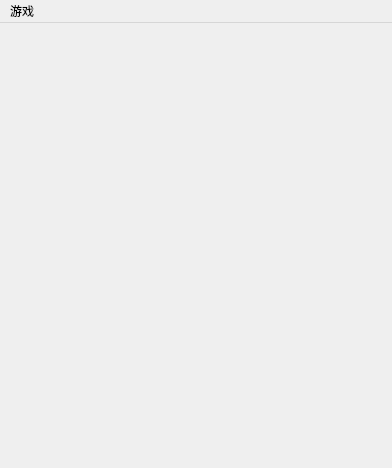
<?xml version="1.0" encoding="UTF-8"?>
<ui version="4.0">
 <class>MainWindow</class>
 <widget class="QMainWindow" name="MainWindow">
  <property name="enabled">
   <bool>true</bool>
  </property>
  <property name="geometry">
   <rect>
    <x>0</x>
    <y>0</y>
    <width>392</width>
    <height>468</height>
   </rect>
  </property>
  <property name="cursor">
   <cursorShape>ArrowCursor</cursorShape>
  </property>
  <property name="windowTitle">
   <string>bibibi的象棋</string>
  </property>
  <property name="layoutDirection">
   <enum>Qt::LeftToRight</enum>
  </property>
  <widget class="QWidget" name="centralWidget">
   <widget class="QLabel" name="board">
    <property name="geometry">
     <rect>
      <x>0</x>
      <y>-10</y>
      <width>391</width>
      <height>491</height>
     </rect>
    </property>
    <property name="text">
     <string/>
    </property>
    <property name="pixmap">
     <pixmap resource="chesspic.qrc">:/board/pic/board.png</pixmap>
    </property>
    <property name="scaledContents">
     <bool>true</bool>
    </property>
   </widget>
   <widget class="QLabel" name="b_chess1">
    <property name="geometry">
     <rect>
      <x>0</x>
      <y>0</y>
      <width>44</width>
      <height>44</height>
     </rect>
    </property>
    <property name="text">
     <string/>
    </property>
    <property name="pixmap">
     <pixmap resource="chesspic.qrc">:/board/pic/qipan_hei_che.png</pixmap>
    </property>
    <property name="scaledContents">
     <bool>true</bool>
    </property>
    <property name="row" stdset="0">
     <number>0</number>
    </property>
    <property name="rank" stdset="0">
     <number>0</number>
    </property>
   </widget>
   <widget class="QLabel" name="b_chess2">
    <property name="geometry">
     <rect>
      <x>44</x>
      <y>0</y>
      <width>44</width>
      <height>44</height>
     </rect>
    </property>
    <property name="text">
     <string/>
    </property>
    <property name="pixmap">
     <pixmap resource="chesspic.qrc">:/board/pic/qipan_hei_ma.png</pixmap>
    </property>
    <property name="scaledContents">
     <bool>true</bool>
    </property>
    <property name="row" stdset="0">
     <number>1</number>
    </property>
    <property name="rank" stdset="0">
     <number>0</number>
    </property>
   </widget>
   <widget class="QLabel" name="b_chess9">
    <property name="geometry">
     <rect>
      <x>352</x>
      <y>0</y>
      <width>44</width>
      <height>44</height>
     </rect>
    </property>
    <property name="text">
     <string/>
    </property>
    <property name="pixmap">
     <pixmap resource="chesspic.qrc">:/board/pic/qipan_hei_che.png</pixmap>
    </property>
    <property name="scaledContents">
     <bool>true</bool>
    </property>
    <property name="row" stdset="0">
     <number>8</number>
    </property>
    <property name="rank" stdset="0">
     <number>0</number>
    </property>
   </widget>
   <widget class="QLabel" name="b_chess8">
    <property name="geometry">
     <rect>
      <x>308</x>
      <y>0</y>
      <width>44</width>
      <height>44</height>
     </rect>
    </property>
    <property name="text">
     <string/>
    </property>
    <property name="pixmap">
     <pixmap resource="chesspic.qrc">:/board/pic/qipan_hei_ma.png</pixmap>
    </property>
    <property name="scaledContents">
     <bool>true</bool>
    </property>
    <property name="row" stdset="0">
     <number>7</number>
    </property>
    <property name="rank" stdset="0">
     <number>0</number>
    </property>
   </widget>
   <widget class="QLabel" name="b_chess3">
    <property name="geometry">
     <rect>
      <x>88</x>
      <y>0</y>
      <width>44</width>
      <height>44</height>
     </rect>
    </property>
    <property name="text">
     <string/>
    </property>
    <property name="pixmap">
     <pixmap resource="chesspic.qrc">:/board/pic/qipan_hei_xiang.png</pixmap>
    </property>
    <property name="scaledContents">
     <bool>true</bool>
    </property>
    <property name="row" stdset="0">
     <number>2</number>
    </property>
    <property name="rank" stdset="0">
     <number>0</number>
    </property>
   </widget>
   <widget class="QLabel" name="b_chess7">
    <property name="geometry">
     <rect>
      <x>264</x>
      <y>0</y>
      <width>44</width>
      <height>44</height>
     </rect>
    </property>
    <property name="text">
     <string/>
    </property>
    <property name="pixmap">
     <pixmap resource="chesspic.qrc">:/board/pic/qipan_hei_xiang.png</pixmap>
    </property>
    <property name="scaledContents">
     <bool>true</bool>
    </property>
    <property name="row" stdset="0">
     <number>6</number>
    </property>
    <property name="rank" stdset="0">
     <number>0</number>
    </property>
   </widget>
   <widget class="QLabel" name="b_chess4">
    <property name="geometry">
     <rect>
      <x>132</x>
      <y>0</y>
      <width>44</width>
      <height>44</height>
     </rect>
    </property>
    <property name="text">
     <string/>
    </property>
    <property name="pixmap">
     <pixmap resource="chesspic.qrc">:/board/pic/qipan_hei_shi.png</pixmap>
    </property>
    <property name="scaledContents">
     <bool>true</bool>
    </property>
    <property name="row" stdset="0">
     <number>3</number>
    </property>
    <property name="rank" stdset="0">
     <number>0</number>
    </property>
   </widget>
   <widget class="QLabel" name="b_chess6">
    <property name="geometry">
     <rect>
      <x>220</x>
      <y>0</y>
      <width>44</width>
      <height>44</height>
     </rect>
    </property>
    <property name="text">
     <string/>
    </property>
    <property name="pixmap">
     <pixmap resource="chesspic.qrc">:/board/pic/qipan_hei_shi.png</pixmap>
    </property>
    <property name="scaledContents">
     <bool>true</bool>
    </property>
    <property name="row" stdset="0">
     <number>5</number>
    </property>
    <property name="rank" stdset="0">
     <number>0</number>
    </property>
   </widget>
   <widget class="QLabel" name="b_chess5">
    <property name="geometry">
     <rect>
      <x>176</x>
      <y>0</y>
      <width>44</width>
      <height>44</height>
     </rect>
    </property>
    <property name="text">
     <string/>
    </property>
    <property name="pixmap">
     <pixmap resource="chesspic.qrc">:/board/pic/qipan_hei_shuai.png</pixmap>
    </property>
    <property name="scaledContents">
     <bool>true</bool>
    </property>
    <property name="row" stdset="0">
     <number>4</number>
    </property>
    <property name="rank" stdset="0">
     <number>0</number>
    </property>
   </widget>
   <widget class="QLabel" name="b_chess10">
    <property name="geometry">
     <rect>
      <x>44</x>
      <y>88</y>
      <width>44</width>
      <height>44</height>
     </rect>
    </property>
    <property name="text">
     <string/>
    </property>
    <property name="pixmap">
     <pixmap resource="chesspic.qrc">:/board/pic/qipan_hei_pao.png</pixmap>
    </property>
    <property name="scaledContents">
     <bool>true</bool>
    </property>
    <property name="row" stdset="0">
     <number>1</number>
    </property>
    <property name="rank" stdset="0">
     <number>2</number>
    </property>
   </widget>
   <widget class="QLabel" name="b_chess11">
    <property name="geometry">
     <rect>
      <x>308</x>
      <y>88</y>
      <width>44</width>
      <height>44</height>
     </rect>
    </property>
    <property name="text">
     <string/>
    </property>
    <property name="pixmap">
     <pixmap resource="chesspic.qrc">:/board/pic/qipan_hei_pao.png</pixmap>
    </property>
    <property name="scaledContents">
     <bool>true</bool>
    </property>
    <property name="row" stdset="0">
     <number>7</number>
    </property>
    <property name="rank" stdset="0">
     <number>2</number>
    </property>
   </widget>
   <widget class="QLabel" name="b_chess12">
    <property name="geometry">
     <rect>
      <x>0</x>
      <y>132</y>
      <width>44</width>
      <height>44</height>
     </rect>
    </property>
    <property name="text">
     <string/>
    </property>
    <property name="pixmap">
     <pixmap resource="chesspic.qrc">:/board/pic/qipan_hei_bing.png</pixmap>
    </property>
    <property name="scaledContents">
     <bool>true</bool>
    </property>
    <property name="row" stdset="0">
     <number>1</number>
    </property>
    <property name="rank" stdset="0">
     <number>3</number>
    </property>
   </widget>
   <widget class="QLabel" name="b_chess13">
    <property name="geometry">
     <rect>
      <x>88</x>
      <y>132</y>
      <width>44</width>
      <height>44</height>
     </rect>
    </property>
    <property name="text">
     <string/>
    </property>
    <property name="pixmap">
     <pixmap resource="chesspic.qrc">:/board/pic/qipan_hei_bing.png</pixmap>
    </property>
    <property name="scaledContents">
     <bool>true</bool>
    </property>
    <property name="row" stdset="0">
     <number>2</number>
    </property>
    <property name="rank" stdset="0">
     <number>3</number>
    </property>
   </widget>
   <widget class="QLabel" name="b_chess14">
    <property name="geometry">
     <rect>
      <x>176</x>
      <y>132</y>
      <width>44</width>
      <height>44</height>
     </rect>
    </property>
    <property name="text">
     <string/>
    </property>
    <property name="pixmap">
     <pixmap resource="chesspic.qrc">:/board/pic/qipan_hei_bing.png</pixmap>
    </property>
    <property name="scaledContents">
     <bool>true</bool>
    </property>
    <property name="row" stdset="0">
     <number>4</number>
    </property>
    <property name="rank" stdset="0">
     <number>3</number>
    </property>
   </widget>
   <widget class="QLabel" name="b_chess15">
    <property name="geometry">
     <rect>
      <x>264</x>
      <y>132</y>
      <width>44</width>
      <height>44</height>
     </rect>
    </property>
    <property name="text">
     <string/>
    </property>
    <property name="pixmap">
     <pixmap resource="chesspic.qrc">:/board/pic/qipan_hei_bing.png</pixmap>
    </property>
    <property name="scaledContents">
     <bool>true</bool>
    </property>
    <property name="row" stdset="0">
     <number>6</number>
    </property>
    <property name="rank" stdset="0">
     <number>3</number>
    </property>
   </widget>
   <widget class="QLabel" name="b_chess16">
    <property name="geometry">
     <rect>
      <x>352</x>
      <y>132</y>
      <width>44</width>
      <height>44</height>
     </rect>
    </property>
    <property name="text">
     <string/>
    </property>
    <property name="pixmap">
     <pixmap resource="chesspic.qrc">:/board/pic/qipan_hei_bing.png</pixmap>
    </property>
    <property name="scaledContents">
     <bool>true</bool>
    </property>
    <property name="row" stdset="0">
     <number>8</number>
    </property>
    <property name="rank" stdset="0">
     <number>3</number>
    </property>
   </widget>
   <widget class="QLabel" name="b_chess3_2">
    <property name="geometry">
     <rect>
      <x>88</x>
      <y>396</y>
      <width>44</width>
      <height>44</height>
     </rect>
    </property>
    <property name="text">
     <string/>
    </property>
    <property name="pixmap">
     <pixmap resource="chesspic.qrc">:/board/pic/qipan_hong_xiang.png</pixmap>
    </property>
    <property name="scaledContents">
     <bool>true</bool>
    </property>
    <property name="row" stdset="0">
     <number>9</number>
    </property>
    <property name="rank" stdset="0">
     <number>2</number>
    </property>
   </widget>
   <widget class="QLabel" name="b_chess5_2">
    <property name="geometry">
     <rect>
      <x>176</x>
      <y>396</y>
      <width>44</width>
      <height>44</height>
     </rect>
    </property>
    <property name="text">
     <string/>
    </property>
    <property name="pixmap">
     <pixmap resource="chesspic.qrc">:/board/pic/qipan_hong_shuai.png</pixmap>
    </property>
    <property name="scaledContents">
     <bool>true</bool>
    </property>
    <property name="row" stdset="0">
     <number>9</number>
    </property>
    <property name="rank" stdset="0">
     <number>4</number>
    </property>
   </widget>
   <widget class="QLabel" name="b_chess8_2">
    <property name="geometry">
     <rect>
      <x>308</x>
      <y>396</y>
      <width>44</width>
      <height>44</height>
     </rect>
    </property>
    <property name="text">
     <string/>
    </property>
    <property name="pixmap">
     <pixmap resource="chesspic.qrc">:/board/pic/qipan_hong_ma.png</pixmap>
    </property>
    <property name="scaledContents">
     <bool>true</bool>
    </property>
    <property name="row" stdset="0">
     <number>9</number>
    </property>
    <property name="rank" stdset="0">
     <number>7</number>
    </property>
   </widget>
   <widget class="QLabel" name="b_chess4_2">
    <property name="geometry">
     <rect>
      <x>132</x>
      <y>396</y>
      <width>44</width>
      <height>44</height>
     </rect>
    </property>
    <property name="text">
     <string/>
    </property>
    <property name="pixmap">
     <pixmap resource="chesspic.qrc">:/board/pic/qipan_hong_shi.png</pixmap>
    </property>
    <property name="scaledContents">
     <bool>true</bool>
    </property>
    <property name="row" stdset="0">
     <number>9</number>
    </property>
    <property name="rank" stdset="0">
     <number>3</number>
    </property>
   </widget>
   <widget class="QLabel" name="b_chess9_2">
    <property name="geometry">
     <rect>
      <x>352</x>
      <y>396</y>
      <width>44</width>
      <height>44</height>
     </rect>
    </property>
    <property name="text">
     <string/>
    </property>
    <property name="pixmap">
     <pixmap resource="chesspic.qrc">:/board/pic/qipan_hong_che.png</pixmap>
    </property>
    <property name="scaledContents">
     <bool>true</bool>
    </property>
    <property name="row" stdset="0">
     <number>9</number>
    </property>
    <property name="rank" stdset="0">
     <number>8</number>
    </property>
   </widget>
   <widget class="QLabel" name="b_chess7_2">
    <property name="geometry">
     <rect>
      <x>264</x>
      <y>396</y>
      <width>44</width>
      <height>44</height>
     </rect>
    </property>
    <property name="text">
     <string/>
    </property>
    <property name="pixmap">
     <pixmap resource="chesspic.qrc">:/board/pic/qipan_hong_xiang.png</pixmap>
    </property>
    <property name="scaledContents">
     <bool>true</bool>
    </property>
    <property name="row" stdset="0">
     <number>9</number>
    </property>
    <property name="rank" stdset="0">
     <number>6</number>
    </property>
   </widget>
   <widget class="QLabel" name="b_chess1_2">
    <property name="geometry">
     <rect>
      <x>0</x>
      <y>396</y>
      <width>44</width>
      <height>44</height>
     </rect>
    </property>
    <property name="text">
     <string/>
    </property>
    <property name="pixmap">
     <pixmap resource="chesspic.qrc">:/board/pic/qipan_hong_che.png</pixmap>
    </property>
    <property name="scaledContents">
     <bool>true</bool>
    </property>
    <property name="row" stdset="0">
     <number>9</number>
    </property>
    <property name="rank" stdset="0">
     <number>0</number>
    </property>
   </widget>
   <widget class="QLabel" name="b_chess2_2">
    <property name="geometry">
     <rect>
      <x>44</x>
      <y>396</y>
      <width>44</width>
      <height>44</height>
     </rect>
    </property>
    <property name="text">
     <string/>
    </property>
    <property name="pixmap">
     <pixmap resource="chesspic.qrc">:/board/pic/qipan_hong_ma.png</pixmap>
    </property>
    <property name="scaledContents">
     <bool>true</bool>
    </property>
    <property name="row" stdset="0">
     <number>9</number>
    </property>
    <property name="rank" stdset="0">
     <number>1</number>
    </property>
   </widget>
   <widget class="QLabel" name="b_chess6_2">
    <property name="geometry">
     <rect>
      <x>220</x>
      <y>396</y>
      <width>44</width>
      <height>44</height>
     </rect>
    </property>
    <property name="text">
     <string/>
    </property>
    <property name="pixmap">
     <pixmap resource="chesspic.qrc">:/board/pic/qipan_hong_shi.png</pixmap>
    </property>
    <property name="scaledContents">
     <bool>true</bool>
    </property>
    <property name="row" stdset="0">
     <number>9</number>
    </property>
    <property name="rank" stdset="0">
     <number>5</number>
    </property>
   </widget>
   <widget class="QLabel" name="b_chess11_2">
    <property name="geometry">
     <rect>
      <x>308</x>
      <y>308</y>
      <width>44</width>
      <height>44</height>
     </rect>
    </property>
    <property name="text">
     <string/>
    </property>
    <property name="pixmap">
     <pixmap resource="chesspic.qrc">:/board/pic/qipan_hong_pao.png</pixmap>
    </property>
    <property name="scaledContents">
     <bool>true</bool>
    </property>
    <property name="row" stdset="0">
     <number>7</number>
    </property>
    <property name="rank" stdset="0">
     <number>7</number>
    </property>
   </widget>
   <widget class="QLabel" name="b_chess10_2">
    <property name="geometry">
     <rect>
      <x>44</x>
      <y>308</y>
      <width>44</width>
      <height>44</height>
     </rect>
    </property>
    <property name="text">
     <string/>
    </property>
    <property name="pixmap">
     <pixmap resource="chesspic.qrc">:/board/pic/qipan_hong_pao.png</pixmap>
    </property>
    <property name="scaledContents">
     <bool>true</bool>
    </property>
    <property name="row" stdset="0">
     <number>7</number>
    </property>
    <property name="rank" stdset="0">
     <number>1</number>
    </property>
   </widget>
   <widget class="QLabel" name="b_chess14_2">
    <property name="geometry">
     <rect>
      <x>176</x>
      <y>264</y>
      <width>44</width>
      <height>44</height>
     </rect>
    </property>
    <property name="text">
     <string/>
    </property>
    <property name="pixmap">
     <pixmap resource="chesspic.qrc">:/board/pic/qipan_hong_bing.png</pixmap>
    </property>
    <property name="scaledContents">
     <bool>true</bool>
    </property>
    <property name="row" stdset="0">
     <number>6</number>
    </property>
    <property name="rank" stdset="0">
     <number>4</number>
    </property>
   </widget>
   <widget class="QLabel" name="b_chess13_2">
    <property name="geometry">
     <rect>
      <x>88</x>
      <y>264</y>
      <width>44</width>
      <height>44</height>
     </rect>
    </property>
    <property name="text">
     <string/>
    </property>
    <property name="pixmap">
     <pixmap resource="chesspic.qrc">:/board/pic/qipan_hong_bing.png</pixmap>
    </property>
    <property name="scaledContents">
     <bool>true</bool>
    </property>
    <property name="row" stdset="0">
     <number>6</number>
    </property>
    <property name="rank" stdset="0">
     <number>2</number>
    </property>
   </widget>
   <widget class="QLabel" name="b_chess12_2">
    <property name="geometry">
     <rect>
      <x>0</x>
      <y>264</y>
      <width>44</width>
      <height>44</height>
     </rect>
    </property>
    <property name="text">
     <string/>
    </property>
    <property name="pixmap">
     <pixmap resource="chesspic.qrc">:/board/pic/qipan_hong_bing.png</pixmap>
    </property>
    <property name="scaledContents">
     <bool>true</bool>
    </property>
    <property name="row" stdset="0">
     <number>6</number>
    </property>
    <property name="rank" stdset="0">
     <number>0</number>
    </property>
   </widget>
   <widget class="QLabel" name="b_chess16_2">
    <property name="geometry">
     <rect>
      <x>352</x>
      <y>264</y>
      <width>44</width>
      <height>44</height>
     </rect>
    </property>
    <property name="text">
     <string/>
    </property>
    <property name="pixmap">
     <pixmap resource="chesspic.qrc">:/board/pic/qipan_hong_bing.png</pixmap>
    </property>
    <property name="scaledContents">
     <bool>true</bool>
    </property>
    <property name="row" stdset="0">
     <number>6</number>
    </property>
    <property name="rank" stdset="0">
     <number>8</number>
    </property>
   </widget>
   <widget class="QLabel" name="b_chess15_2">
    <property name="geometry">
     <rect>
      <x>264</x>
      <y>264</y>
      <width>44</width>
      <height>44</height>
     </rect>
    </property>
    <property name="text">
     <string/>
    </property>
    <property name="pixmap">
     <pixmap resource="chesspic.qrc">:/board/pic/qipan_hong_bing.png</pixmap>
    </property>
    <property name="scaledContents">
     <bool>true</bool>
    </property>
    <property name="row" stdset="0">
     <number>6</number>
    </property>
    <property name="rank" stdset="0">
     <number>6</number>
    </property>
   </widget>
  </widget>
  <widget class="QMenuBar" name="menuBar">
   <property name="geometry">
    <rect>
     <x>0</x>
     <y>0</y>
     <width>392</width>
     <height>23</height>
    </rect>
   </property>
   <widget class="QMenu" name="menu">
    <property name="title">
     <string>游戏</string>
    </property>
   </widget>
   <addaction name="menu"/>
  </widget>
 </widget>
 <layoutdefault spacing="6" margin="11"/>
 <resources>
  <include location="chesspic.qrc"/>
 </resources>
 <connections/>
</ui>
